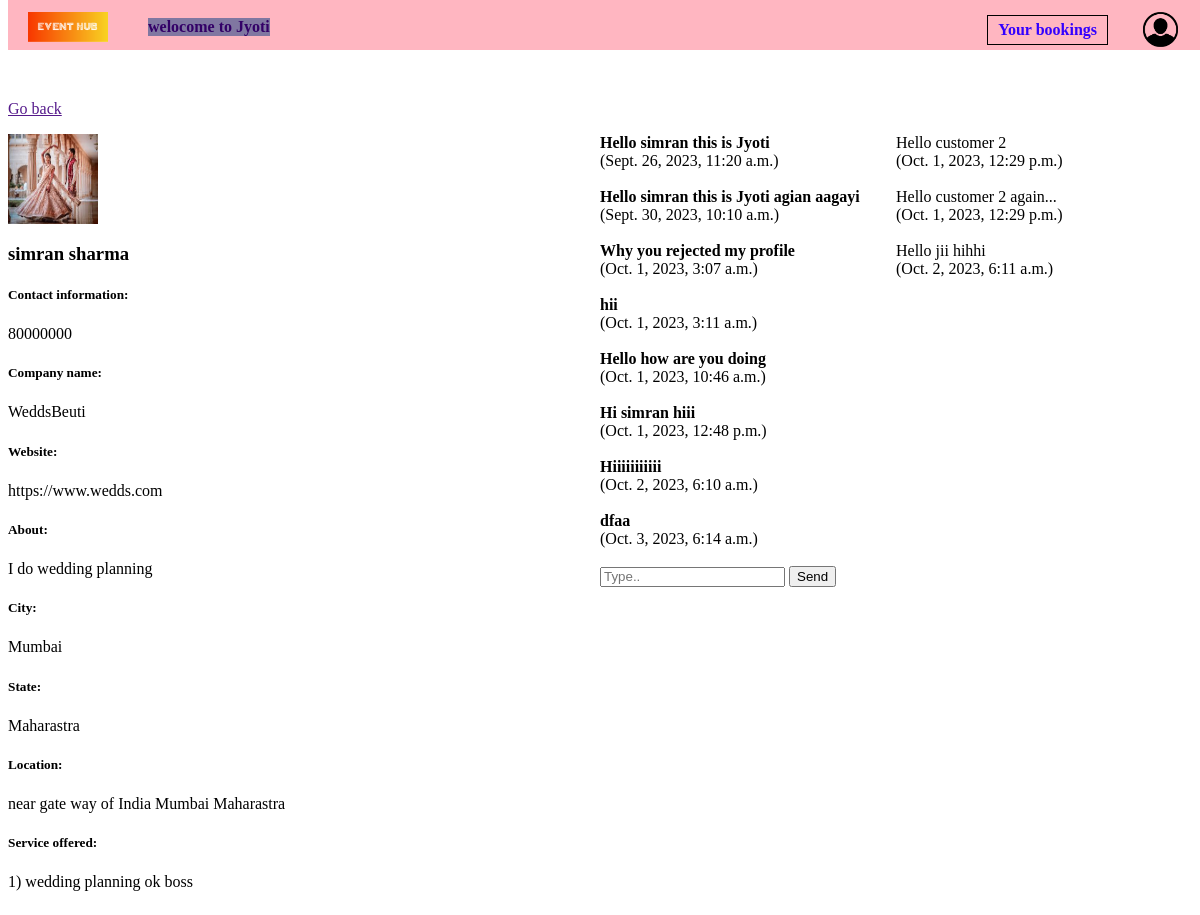
Before: /event-planner-info/25/ (signed in) with the older database file.
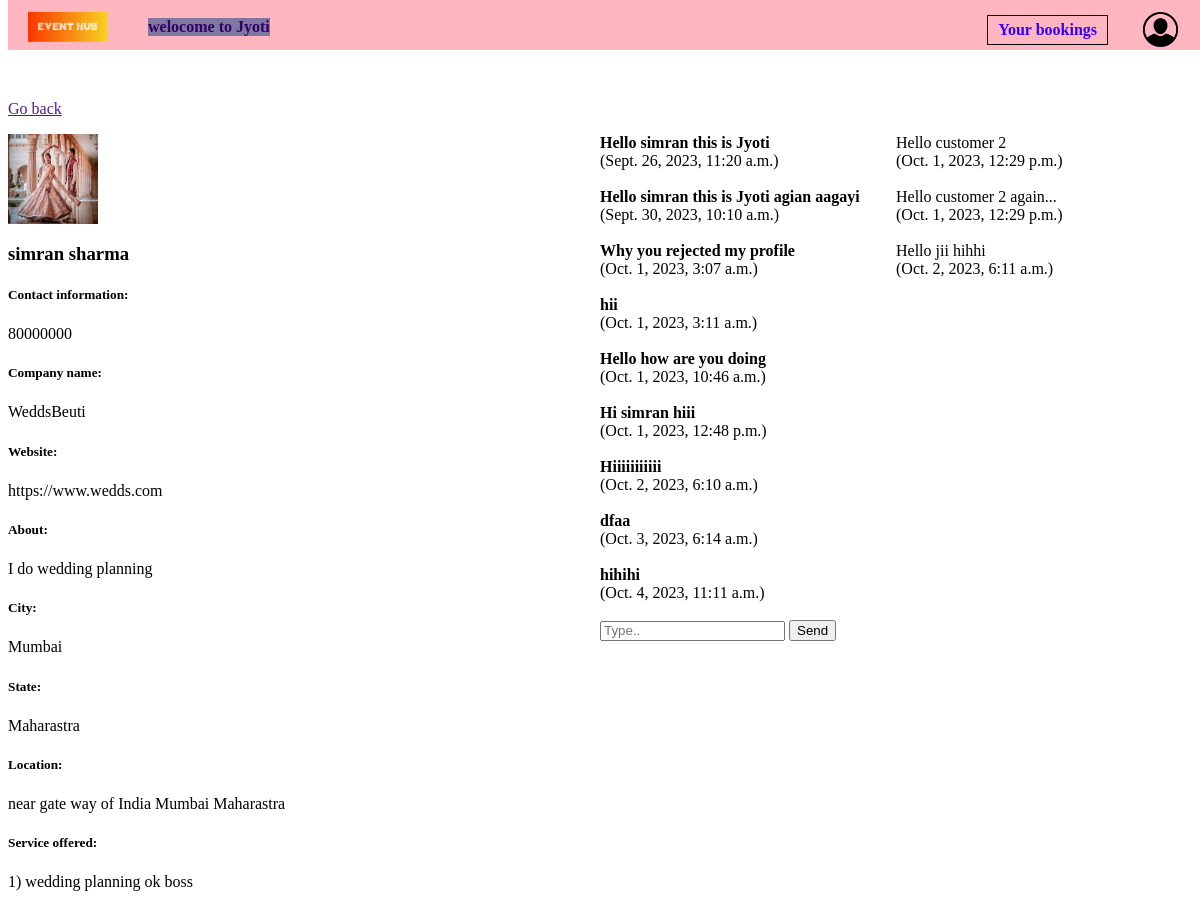
After: the same page with the newer database file.
### EventPlanner/models.py (models this page shows, shortened)
class UserProfile(models.Model):
    user = models.OneToOneField(User,on_delete=models.CASCADE)
    user_type = models.CharField(choices=user_type_choices,max_length=50)
    contact_info = models.CharField(max_length = 200,blank = True,null = True,verbose_name='Contact information')
    company_name = models.CharField(max_length =  50,blank = True,null = True)
    website = models.URLField(max_length = 200,blank = True,null = True)
    about = models.TextField(blank = True,null = True)
    city = models.CharField(max_length = 20,null = False,blank = False)
    state = models.CharField(max_length = 20,null = False,blank = False)
    location = models.TextField(blank = True,null = True)
    service_offered = models.TextField(blank = True,null = True)
    profile_picture = models.ImageField(upload_to = 'images/',null = True,blank = True)
    vendor_images = models.ManyToManyField('Image', blank = True,null = True)

### customer/models.py (models this page shows)
class Messages(models.Model):
    sender = models.ForeignKey(User,on_delete=models.CASCADE,null=False,blank=False)
    receiver = models.ForeignKey(User,on_delete=models.CASCADE,null=False,blank=False,related_name = 'receiver')
    message = models.TextField(null=False,blank=False)
    created=models.DateTimeField(auto_now_add = True)

### EventPlanner/views.py (the view)
# urls.py: path('event-planner-info/<int:pk>/',views.EventPlannerInfo),
def EventPlannerInfo(request,pk):
    if not request.user.is_authenticated or request.user.userprofile.user_type == 'is_customer':
        if request.method == 'POST':
            if not request.user.is_authenticated:
                return redirect('/login/')
            unique_token_form = request.POST.get('unique-token')
            unique_token_session = request.session.get('chat_token')
            if unique_token_form == unique_token_session:
                message_form = MessageForm(request.POST)
                if message_form.is_valid():
                    message_object = message_form.save(commit = False)
                    message_object.sender = request.user
                    vendor = User.objects.get(id=int(pk))
                    message_object.receiver = vendor
                    message_object.save()
                    del request.session['chat_token']
                    return redirect(f'/event-planner-info/{pk}/')
        else:
            unique_token = str(uuid.uuid4())
            request.session['chat_token'] = unique_token
        if request.user.is_authenticated:
            messages = Messages.objects.filter(sender = request.user)
        else:
            messages = None
        vendor = User.objects.get(id = pk)
        user_profile = UserProfile.objects.get(user = vendor)
        user_profile_form = UserProfileForm(instance = user_profile)
        try:
            received_dict,sent_dict = Messages_display(request)
        except:
            received_dict = None
            sent_dict = None
        context = {'user_profile_form':user_profile_form,'vendor':vendor,'MessageForm':MessageForm,'messages':messages,'unique_token':unique_token,'pk':pk,'received_dict':received_dict,'sent_dict':sent_dict}
        return render(request,'EventPlanner/event-planner-info.html',context)

### EventPlanner/forms.py
class UserProfileForm(ModelForm):
    class Meta:
        model = UserProfile
        widgets = {'profile_picture':FileInput()}
        fields = '__all__'
        exclude = ('user_type','user',)

### EventPlanner/templates/EventPlanner/event-planner-info.html (shortened to what this page needs)
{% load static %}
<link rel="stylesheet" href="{% static 'EventPlanner/css/navbar.css' %}">
<link rel="stylesheet" href="{% static 'EventPlanner/css/event-planner-info.css' %}">
<div class="navbar-div">
    {% include 'navbar.html' %}
</div>
<p class="go-back"><a href="{{request.META.HTTP_REFERER}}">Go back</a></p>
<div class="grid-div">
    <div>
        {% if vendor.userprofile.profile_picture %}
        <img src="{{vendor.userprofile.profile_picture.url}}" alt="" width="90" height="90">
        {% else %}
            <img src="/static/images/No profile.jpeg" alt="" width="100" height="100">
        {% endif %}
        <h3>{{vendor.first_name}} {{vendor.last_name}}</h3>
        {% for field in user_profile_form %}
            {% if not field.name == 'profile_picture' and not field.name == 'vendor_images' %}
            <h5>{{field.label_tag}}</h5>
                <p>{{field.value}}</p>
                {% endif %}
        {% endfor %}
    </div>
    <div class="inner-grid-div">
            <div>
                <div>
                    {% for message in messages %}
                    {% if message.receiver.id == pk %}
                    <div><b>{{message.message}}</b> <br>({{message.created}})</div>
                    <br>
                    {% endif %}
                    {% endfor %}
                </div>
                <div>
                    <form action="" method="POST">
                        {{MessageForm.message}}
                        <input type="submit" value="Send">
                    </form>
                </div>
            </div>
            <div>
                {% for sender,messages in received_dict.items %}
                    {% if vendor.username == sender.username %}
                        {% for message in messages %}
                            <div>{{message.message}} <br>({{message.created}})</div>
                            <br>
                        {% endfor %}
                    {% endif %}
                {% endfor %}
            </div>
    </div>
</div>

Changed rows visible on the page:
added Messages: message "hihihi", created "Oct. 4, 2023, 11:11 a.m."
